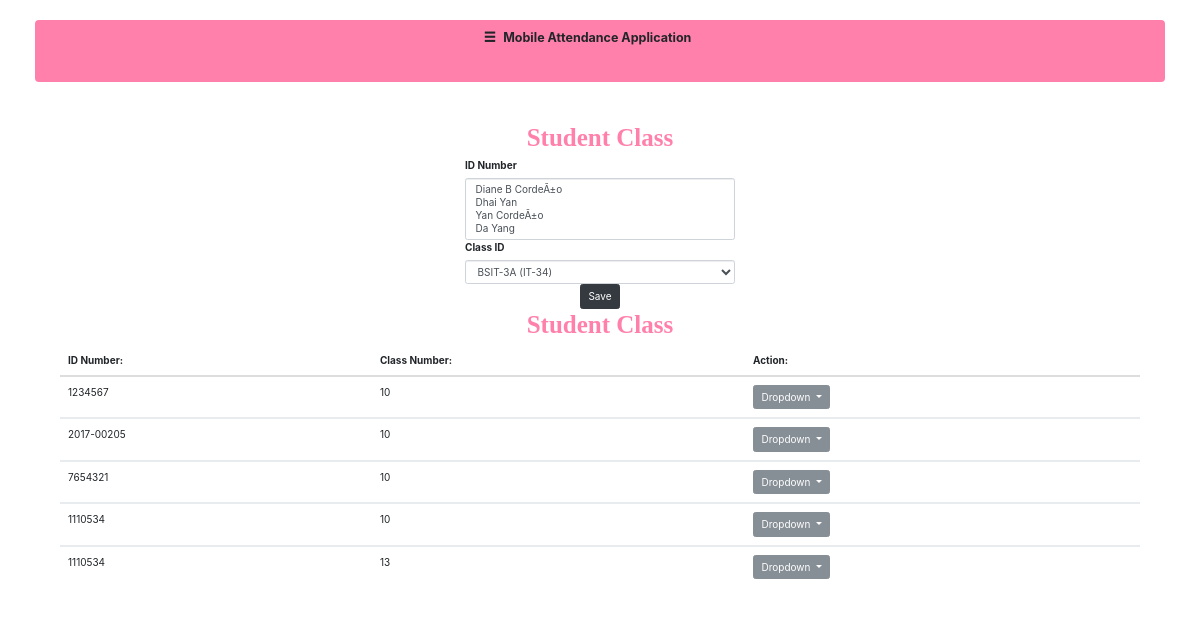
/student_class.php, run on the app's committed database.
### tables this page shows
CREATE TABLE `student_class` (
  `number` int(11) NOT NULL,
  `id_number` varchar(20) DEFAULT NULL,
  `class_id` int(20) DEFAULT NULL
);

### student_class.php (the view, shortened to what this page needs)
<?php
$host = "localhost";
$dbusername = "root";
$dbpassword = "";
$dbname = "attendance";
$conn = new mysqli ($host, $dbusername, $dbpassword, $dbname);
$sql = "SELECT * FROM student";
$query = mysqli_query($conn,$sql);
$sql1 = "SELECT * FROM class";
$query1 = mysqli_query($conn,$sql1);
?>
<?php
	if(isset($_POST['btn_search']))
	{
    $search = $_POST['search'];
		$query2 = "SELECT * FROM `student_class` WHERE CONCAT(`id_number`,`class_id`) LIKE '%".$search."%'";
		$search_result = filterTable($query2);
	}
	else {
		$query2 = "SELECT * FROM `student_class`";
		$search_result = filterTable($query2);
	}
	function filterTable($query2)
	{
		$connect = mysqli_connect("localhost", "root", "", "attendance");
		$filter_Result = mysqli_query($connect, $query2);
		return $filter_Result;
	}
?>
<!DOCTYPE html>
<head>
	<link href="bootstrap-3.3.7/css/bootstrap.min.css" rel="stylesheet">
    <link href="css/phonebook.css" rel="stylesheet">
	<link rel="stylesheet" href="bootstrap/css/bootstrap.min.css">
</head>
<body>
    <div id="wrapper">
        <div id="page-content-wrapper">
            <div class="container-fluid">
				<nav class="navbar navbar-green">
					<div class="container-fluid">
					<div class="navbar-header">
							<a class="navbar-brand" onclick="openNav()"><span  class="glyphicon glyphicon-menu-hamburger"></span>&nbsp;&nbsp;<strong>Mobile Attendance Application</strong></a>
					</div>
					</div>
				</nav>
			</div>
        </div>
    </div>
	<div class="container" style="width:300px">
		<form method="post" action="addsc.php">
			<center><h1><strong><font color="#ff80aa" face="Cooper Std Black">Student Class</font></strong></h1></center>
			<label>ID Number</label>
			<select name="id_number" class="form-control" multiple="multiple">
					<?php while($row = mysqli_fetch_array($query)):?>
			  <option value="<?php echo $row['id_number'] ?>"><?php echo $row['first_name'] . " " . $row['middle_initial']. " " . $row['last_name']. " " . $row['name_extension']?></option>
					<?php endwhile;?>
			</select>
			<label>Class ID</label>
			<select name="class_id" class="form-control" required>
					<?php while($row = mysqli_fetch_array($query1)):?>
			  <option value="<?php echo $row['class_id'] ?>"><?php echo $row['section'] . ' ' . '(' . $row['subject_code'] . ')'?></option>
					<?php endwhile;?>
			</select>
			<center><input class="btn btn-dark" type="submit" value="Save"></button></center>
		</form>
	</div>
	<div class="container">
			<center><h1><strong><font color="#ff80aa" face="Cooper Std Black">Student Class</font></strong></h1></center>
			<div class="container">
  <table class="table">
    <thead>
      <tr>
		<th>ID Number:</th>
        <th>Class Number:</th>
		<th>Action:</th>
      </tr>
    </thead>
	<?php while($row = mysqli_fetch_array($search_result)):?>
    <tbody>
      <tr>
        <td><?php echo $row['id_number'];?></td>
		<td><?php echo $row['class_id'];?></td>
		<td><div class="btn-group" role="group">
    <button id="btnGroupDrop1" type="button" class="btn btn-secondary dropdown-toggle" data-toggle="dropdown" aria-haspopup="true" aria-expanded="False">
      Dropdown
    </button>
  </div></td>
      </tr>
	  </tbody>
	  <?php endwhile;?>
	 </table>
	</div>
	</div>
</body>
</html>

### css/phonebook.css (style rules this page uses)
body { overflow-x: hidden; }
#wrapper { padding-left: 0; -webkit-transition: all 0.5s ease; -moz-transition: all 0.5s ease; -o-transition: all 0.5s ease; transition: all 0.5s ease; }
#page-content-wrapper { width: 100%; position: absolute; padding: 15px; }
@media (min-width:768px) { #wrapper { padding-left: 0; } }
@media (min-width:768px) { #page-content-wrapper { padding: 20px; position: relative; } }
.navbar-green { background-color: #ff80aa; }
.navbar-green a { color:white; }
.navbar-brand { cursor: pointer; }

### data on the page
student_class: id_number "1234567", class "10"
student_class: id_number "2017-00205", class "10"
student_class: id_number "7654321", class "10"
student_class: id_number "1110534", class "10"
student_class: id_number "1110534", class "13"

### other printed values
form field class_id "BSIT-3A (IT-34)"
